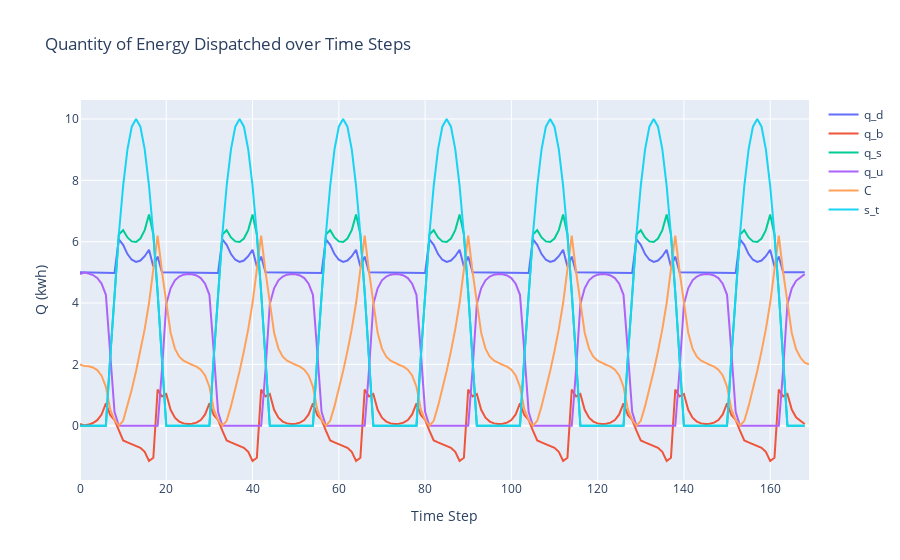

Notebook code for this chart:
### Code cell
import plotly.graph_objs as go

fig = go.Figure()
fig.add_trace(go.Scatter(y=q_d, mode='lines', name='q_d'))
fig.add_trace(go.Scatter(y=q_b, mode='lines', name='q_b'))
fig.add_trace(go.Scatter(y=q_s, mode='lines', name='q_s'))
fig.add_trace(go.Scatter(y=q_u, mode='lines', name='q_u'))
fig.add_trace(go.Scatter(y=C, mode='lines', name='C'))
fig.add_trace(go.Scatter(y=s_t, mode='lines', name='s_t'))
fig.update_layout(
    title='Quantity of Energy Dispatched over Time Steps',
    xaxis_title='Time Step',
    yaxis_title='Q (kwh)'
)
fig.show()

### Figure 1 — Plotly figure (JSON) as saved in the notebook; plotly's stock layout.template omitted (floating-point values rounded to 4 significant figures; data arrays with more than 128 entries replaced by an {"elided": "..."} marker saying what was removed)
{"data": [{"mode": "lines", "name": "q_d", "type": "scatter", "y": {"elided": "169 float values"}}, {"mode": "lines", "name": "q_b", "type": "scatter", "y": {"elided": "169 float values"}}, {"mode": "lines", "name": "q_s", "type": "scatter", "y": {"elided": "169 float values"}}, {"mode": "lines", "name": "q_u", "type": "scatter", "y": {"elided": "169 float values"}}, {"mode": "lines", "name": "C", "type": "scatter", "y": {"elided": "170 float values"}}, {"mode": "lines", "name": "s_t", "type": "scatter", "y": {"elided": "169 float values"}}], "layout": {"title": {"text": "Quantity of Energy Dispatched over Time Steps"}, "xaxis": {"title": {"text": "Time Step"}}, "yaxis": {"title": {"text": "Q (kwh)"}}}}
